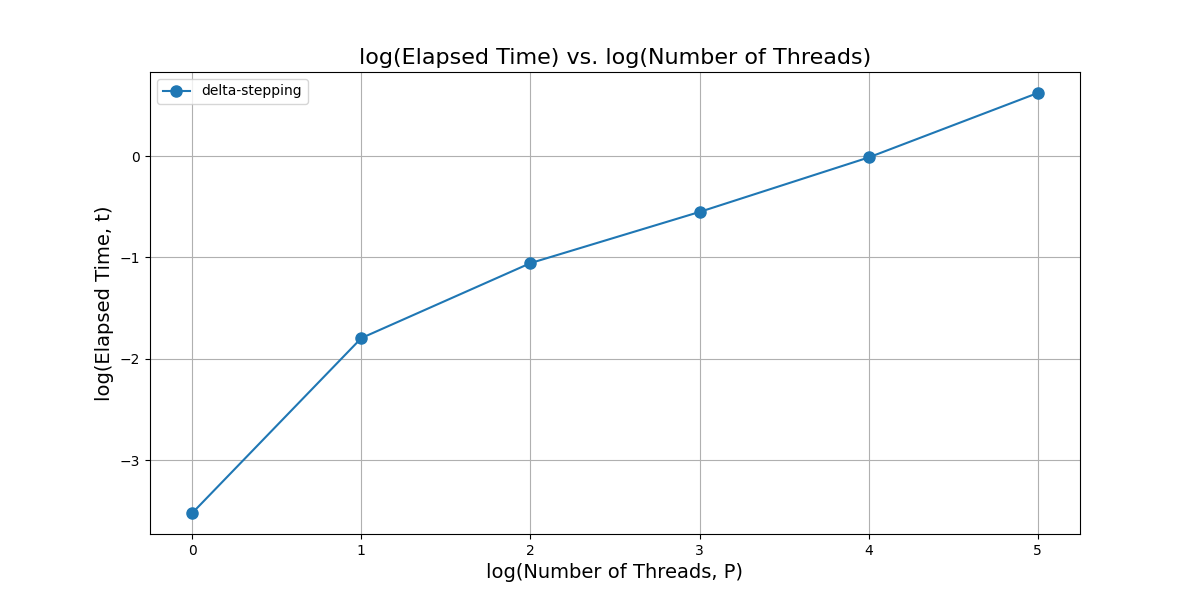

Write the Python code that produced this figure.
import matplotlib.pyplot as plt
import numpy as np


# | # Processors | # Vertices | # Edges  | Max Edge Weight | Delta (200) | Average Degree  | Time (Measured) |
# |--------------|------------|----------|-----------------|-------------|-----------------|-----------------|
# | 1            | 1,000      | 8,000    | 1,000           | 200         | 16              | 0.0870622       |
# | 2            | 1,000      | 8,000    | 1,000           | 200         | 16              | 0.28799         |
# | 4            | 1,000      | 8,000    | 1,000           | 200         | 16              | 0.480869        |
# | 8            | 1,000      | 8,000    | 1,000           | 200         | 16              | 0.68234         |
# | 16           | 1,000      | 8,000    | 1,000           | 200         | 16              | 0.990479        |
# | 32           | 1,000      | 8,000    | 1,000           | 200         | 16              | 1.5392          |

execution_data = [
    {'delta-stepping':[0.0870622, 0.28799, 0.480869, 0.68234, 0.990479, 1.5392]}
]

thread_counts = [1, 2, 4, 8, 16, 32]
log_thread_counts = np.log2(thread_counts)

for i, execution_times in enumerate(execution_data, start=1):
    plt.figure(figsize=(12, 6))
    
    for label, times in execution_times.items():
        plt.plot(log_thread_counts, np.log2(times), marker='o', linestyle='-', markersize=8, label=label)

    plt.title("log(Elapsed Time) vs. log(Number of Threads)", fontsize=16)
    plt.xlabel("log(Number of Threads, P)", fontsize=14)
    plt.ylabel("log(Elapsed Time, t)", fontsize=14)
    plt.grid(True)
    plt.legend()

    filename = f"strong_scaling_{i}.png"
    plt.savefig(filename)
    plt.close()

    print(f"Plot saved as {filename}")
